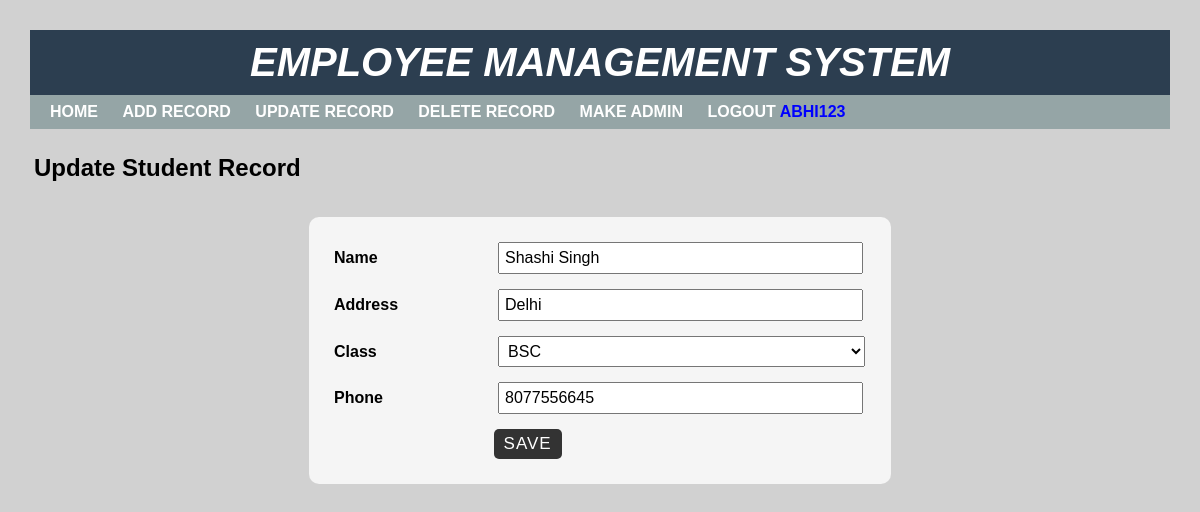
The page /edit.php?id=15 (signed in) on the database its author committed.
### tables this page shows
CREATE TABLE `student` (
  `sid` int(11) NOT NULL,
  `sname` varchar(50) NOT NULL,
  `saddress` varchar(50) NOT NULL,
  `sclass` int(11) NOT NULL,
  `sphone` varchar(20) NOT NULL
);

### edit.php (the view, shortened to what this page needs)
<?php
include "header.php";
?>
<div class="main-content">
    <h2>Update Student Record</h2>
    <?php
    $id = $_GET["id"];
    include "config.php";
    $sql = "SELECT * FROM student WHERE sid = {$id}";
    $result = mysqli_query($conn, $sql) or die("Query Failed!");
    if(mysqli_num_rows($result)>0){
        while($row = mysqli_fetch_assoc($result)){
            ?>
    <div class="main-content">
    <form action="savedata.php" class="post-form" method="post">
        <div class="form-group">
            <label for="">Name</label>
            <input type="text" name="sname" name="sid" value="<?php echo $row['sname']; ?>"/>
        </div>
        <div class="form-group">
            <label for="">Address</label>
            <input type="text" name="saddress" value="<?php echo $row['saddress']; ?>"/>
        </div>
        <div class="form-group">
            <label for="">Class</label>
                <?php
                include "config.php";
                $sql1 = "Select * from studentclass";
                $result1 = mysqli_query($conn, $sql1) or die("Query failed!");
                if(mysqli_num_rows($result1)>0){
                    echo '<select name="class" id="">
                    ';
                    while($row1 = mysqli_fetch_assoc($result1)){
                        if($row["sclass"]==$row1["cid"]){
                            $select = "selected";
                        }else{
                            $select = "";
                        }
                            echo "<option {$select} value='{$row1['cid']}'>{$row1['cname']}</option>";
                        }
                    echo "</select>";
                }
                ?>
        </div>
        <div class="form-group">
            <label for="">Phone</label>
            <input type="text"  name="sphone" value="<?php echo $row['sphone']; ?>"/>
        </div>
        <input type="Submit" class="submit" value="Save"
        >
    </form>
</div>
            <?php
        }
    }else{
        echo "No record Found!";
    }
?>

### style.css (style rules this page uses)
* { padding: 0px; margin: 0px; }
body { font: 16px arial; background: #d1d1d1; }
.main-content { padding: 25px 34px; min-height: 400px; }
.main-content h2 { margin: 0 0 10px; text-transform: capitalize; }
.main-content .post-form { width: 50%; padding: 25px; margin: 0 auto 10px; background: #f5f5f5; border-radius: 10px; }
.main-content .post-form .form-group { margin: 0 0 15px; }
.main-content .post-form .form-group label { width: 30%; display: inline-block; font-weight: 600; }
.main-content .post-form .form-group input , .main-content .post-form .form-group select { width: 66%; font-size: 16px; display: inline-block; padding: 5px; margin: 0; }
.main-content .post-form .form-group select { width: 69%; }
.main-content .post-form .submit { font-size: 17px; letter-spacing: 1px; text-transform: uppercase; padding: 5px 10px; color: #fff; background: #333; border: none; border-radius: 5px; margin: 0 0 0 30%; cursor: pointer; }

### rows shown on the page
student: sname "Shashi Singh", saddress "Delhi", sphone "8077556645"

### other values the page prints
$_SESSION['username'] "ABHI123"
form field class "BSC"
